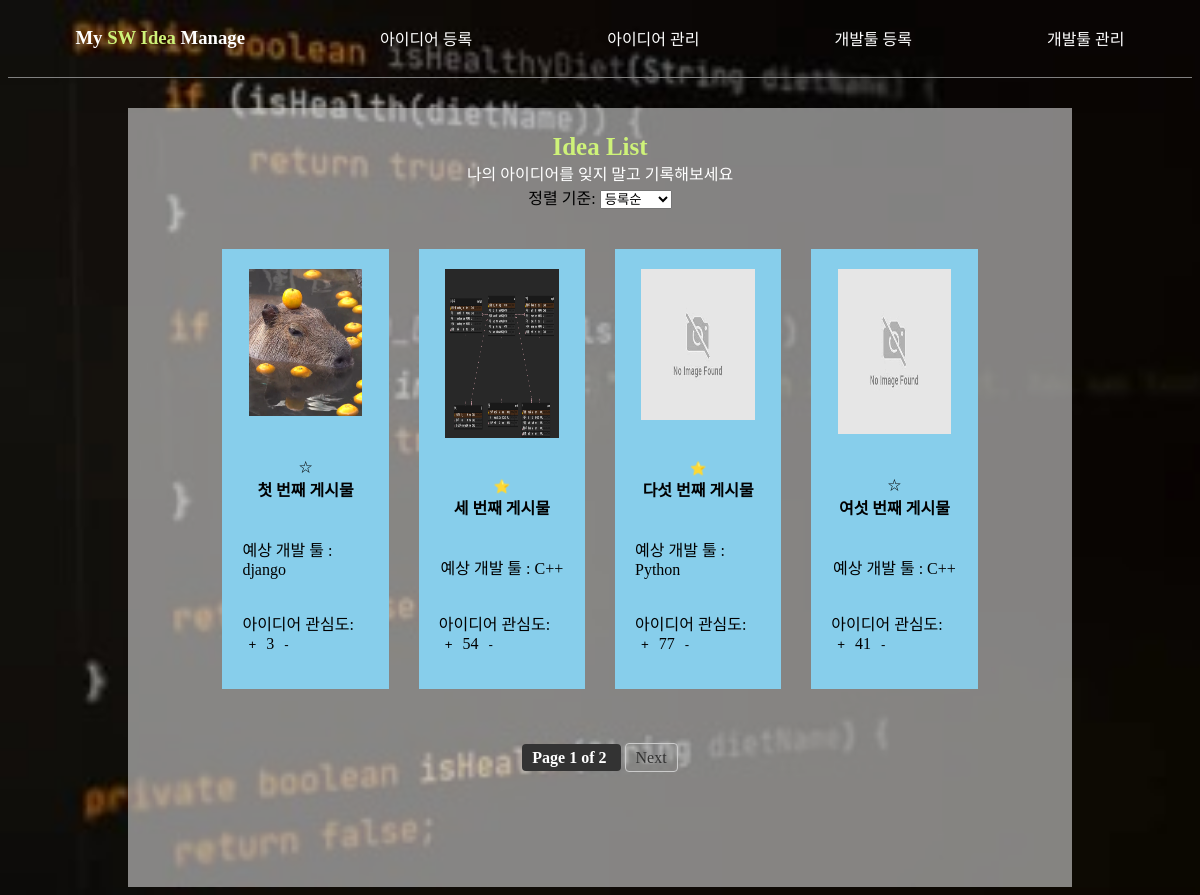
The page / on the database its author committed.
### apps/idea/models.py (models this page shows, shortened)
class Idea(models.Model):
    title = models.CharField('아이디어명:', max_length=20)
    image = models.ImageField('Image:', upload_to='uploaded_images/%Y%m%d', blank=True)
    content = models.TextField('아이디어 설명:')
    interest = models.IntegerField('아이디어 관심도:')
    devtool = models.ForeignKey(Tool, verbose_name='예상 개발툴:', on_delete=models.CASCADE, related_name='ideas')
    created_at = models.DateTimeField(auto_now_add=True, verbose_name="등록일")
    is_liked = models.BooleanField(default=False)

### apps/tool/models.py (models this page shows)
class Tool(models.Model):
    name = models.CharField('이름:', max_length=20)
    kind = models.CharField('종류:', max_length=20)
    content = models.TextField('개발툴 설명:')
    def __str__(self):
        return self.name

### apps/idea/views.py (the view)
# urls.py: path('', views.list, name='list'),
def list(request):
    sort_by = request.GET.get('sort_by', 'created_at')
    if sort_by == 'interest':
        ideas = Idea.objects.all().order_by('-interest')  # 관심도순
    elif sort_by == 'is_liked':  # 'is_liked'로 변경
        ideas = Idea.objects.all().order_by('-is_liked', '-created_at')  # 찜한순
    elif sort_by == 'title':
        ideas = Idea.objects.all().order_by('title')  # 이름순
    elif sort_by == 'latest':
        ideas = Idea.objects.all().order_by('-created_at')  # 최신순
    else:
        ideas = Idea.objects.all().order_by('created_at')  # 등록순
    paginator = Paginator(ideas, 4)
    page_number = request.GET.get('page', 1)
    page_obj = paginator.get_page(page_number)
    context = {
        'page_obj': page_obj,
        'sort_by': sort_by,
    }
    return render(request, 'idea/list.html', context)

### templates/idea/list.html (shortened to what this page needs)
{% extends 'base.html' %}
{% load static %}
    {% block head %}
        <link rel="stylesheet" href="{% static 'idea/list.css' %}">
    {% endblock %}
    {% block content %}
    <div class="list_container">
        <h3 class="form_title yellow">Idea List</h3>
        <p class="discription">나의 아이디어를 잊지 말고 기록해보세요</p>
        <form method="get" class="sort-form">
            <label for="sort_by">정렬 기준:</label>
            <select name="sort_by" id="sort_by" onchange="this.form.submit()">
                <option value="created_at" {% if request.GET.sort_by == 'created_at' %}selected{% endif %}>등록순</option>
            </select>
        </form>
        <div class="item_container">
            {% for idea in page_obj %}
            <div class="item">
                {% if idea.image %}
                    <img src="{{ idea.image.url }}" alt="image">
                {% else %}
                    <img src="{% static 'no_img.png' %}" alt="이미지 없음">
                {% endif %}
                <button class="like-btn {% if idea.is_liked %}active{% endif %}" data-idea-id="{{ idea.id }}">
                    {% if idea.is_liked %}⭐️{% else %}☆{% endif %}
                </button>
                <a href="{% url 'idea:detail' idea.pk %}" class="title">{{ idea.title }}</a>
                <p>예상 개발 툴 : {{ idea.devtool }}</p>
                <p>아이디어 관심도:
                    <span><button class="plus_button" data-id="{{ idea.id }}">+</button></span>
                    <span id="interest_count_{{ idea.id }}">{{ idea.interest }}</span>
                    <span><button class="minus_button" data-id="{{ idea.id }}">-</button></span>
                </p>
            </div>
            {% endfor %}
        </div>
        <div class="pagination">
            <span class="step-links">
                <span class="current">
                    Page {{ page_obj.number }} of {{ page_obj.paginator.num_pages }}
                </span>
                {% if page_obj.has_next %}
                <a href="?page={{ page_obj.next_page_number }}&sort_by={{ sort_by }}" class="next">Next</a>
                {% endif %}
            </span>
        </div>
    </div>
    {% endblock %}

### templates/base.html (shortened to what this page needs)
{% load static %}
<!DOCTYPE html>
<html lang="ko">
<head>
    <link rel="stylesheet" href="{% static 'base.css' %}">
    {% block head %}
    {% endblock %}
</head>
<body>
    <header>
        <a href="{% url 'idea:list' %}">
            <h3 class="header_title">
                My<span class="yellow"> SW Idea </span>Manage
            </h3>
        </a>
        <a href="{% url 'idea:create' %}">아이디어 등록</a>
        <a href="{% url 'idea:list' %}">아이디어 관리</a>
        <a href="{% url 'tool:create' %}">개발툴 등록</a>
        <a href="{% url 'tool:list' %}">개발툴 관리</a>
    </header>
    <div class="container">
        {% block content %}
        {% endblock %}
    </div>
</body>
</html>

### static/base.css (style rules this page uses)
html { background-image: url('coding.jpg'); background-size: cover; background-repeat: no-repeat; }
header { color: white; display: flex; align-items: center; justify-content: space-around; border-bottom: 1px solid gray; padding-bottom: 10px; }
.header_title { cursor: pointer; transition: opacity 0.5s ease; }
a { text-decoration: none; color: white; transition: opacity 0.5s ease; }
.container { background-color: rgb(213, 213, 213, 0.6); margin-inline: 120px; }
.yellow { color: rgb(206, 242, 121); }
.like-btn { background: none; border: none; }

### static/idea/list.css (style rules this page uses)
.list_container { display: flex; flex-direction: column; justify-content: center; align-items: center; margin-top: 30px; padding-bottom: 100px; max-width: 100%; }
.form_title { font-size: 25px; margin-bottom: 0; }
.discription { margin-block: 0; color: white; }
.item_container { display: grid; grid-template-columns: repeat(4, 1fr); gap: 30px; padding-inline: 20px; padding-block: 40px; max-width: 80%; }
.item { flex: 1 1 22%; display: flex; align-items: center; flex-direction: column; background-color: skyblue; padding: 20px; height: 400px; max-width: 100%; }
.item a { color: black; font-weight: bold; margin-bottom: 20px; }
img { width: 90%; height: 200px; margin-bottom: 40px; }
.plus_button, .minus_button { background: none; border: none; }
.pagination { margin: 20px 0; display: flex; justify-content: center; gap: 20px; }
.pagination .step-links a { padding: 5px 10px; text-decoration: none; border: 1px solid #ccc; border-radius: 4px; color: #333; }
.pagination .current { padding: 5px 10px; font-weight: bold; color: #fff; background-color: #333; border-radius: 4px; }
.next { margin-left: 4px; }

### rows shown on the page
Idea: image (picture), title "첫 번째 게시물", devtool "django", interest "3"
Idea: image (picture), title "세 번째 게시물", devtool "C++", interest "54"
Idea: title "다섯 번째 게시물", devtool "Python", interest "77"
Idea: title "여섯 번째 게시물", devtool "C++", interest "41"

### other values the page prints
{{ page_obj.number }} "1"
{{ page_obj.paginator.num_pages }} "2"
